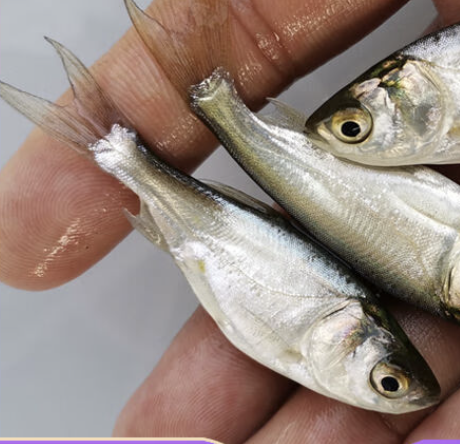
#> input picture silver carp/silver_carp0.png, 460 x 444 px, found by its file name
$ jupyter execute --allow-errors img_aug.ipynb
#> lines starting #> are read from the running program, lines starting #| are printed output that depends on the picture
[cell 1]
import os
from os.path import isfile,join
from skimage.io import imread, imsave
from matplotlib.pyplot import imshow
import numpy as np
from skimage.filters import gaussian
from skimage.exposure import rescale_intensity
from skimage.util import random_noise
from skimage import transform

[cell 2]
class Blur:
    def __init__(self, sigma):
        self.sigma = sigma
        self.code = 'blur' + str(sigma)

    def process(self, img):
        is_colour = len(img.shape)==3
        return rescale_intensity(gaussian(img, sigma=self.sigma, channel_axis=is_colour))

class FlipH:
    def __init__(self):
        self.code = 'fliph'

    def process(self, img):
        return np.fliplr(img)

class FlipV:
    def __init__(self):
        self.code = 'flipv'

    def process(self, img):
        return np.flipud(img)

class Noise:
    def __init__(self, var):
        self.var = var
        self.code = 'noise' + str(var)

    def process(self, img):
        return random_noise(img, mode='gaussian', var=self.var)

class Rotate:
    def __init__(self, angle):
        self.angle = angle
        self.code = 'rotate' + str(angle)

    def process(self, img):
        return transform.rotate(img, -self.angle)

class Zoom:
    def __init__(self, p1x, p1y, p2x, p2y):
        self.p1x = p1x
        self.p1y = p1y
        self.p2x = p2x
        self.p2y = p2y
        self.code = 'zoom'

    def process(self, img):
        h = len(img)
        w = len(img[0])

        crop_p1x = max(self.p1x, 0)
        crop_p1y = max(self.p1y, 0)
        crop_p2x = min(self.p2x, w)
        crop_p2y = min(self.p2y, h)

        cropped_img = img[crop_p1y:crop_p2y, crop_p1x:crop_p2x]

        x_pad_before = -min(0, self.p1x)
        x_pad_after  =  max(0, self.p2x-w)
        y_pad_before = -min(0, self.p1y)
        y_pad_after  =  max(0, self.p2y-h)

        padding = [(y_pad_before, y_pad_after), (x_pad_before, x_pad_after)]
        is_colour = len(img.shape) == 3
        if is_colour:
            padding.append((0,0)) # colour images have an extra dimension

        padded_img = np.pad(cropped_img, padding, 'constant')
        return transform.resize(padded_img, (h,w))

[cell 3]
img_path = 'SilverCarp/silver_carp0.png'
img = imread(img_path)
#> img is the input picture: shape (444, 460, 4); mean R, G, B, A 152.1, 135.6, 127, 255
img_aug_path = 'SilverCarp_aug'
imshow(img)

[cell 4]
img_path = 'SilverCarp/silver_carp0.png'
img = imread(img_path)
img_aug_path = 'SilverCarp_aug'

out_file_name = 'silver_carp0_fliph'
op = FlipH()
new_img = op.process(img)
#> in process, `return np.fliplr(img)`:
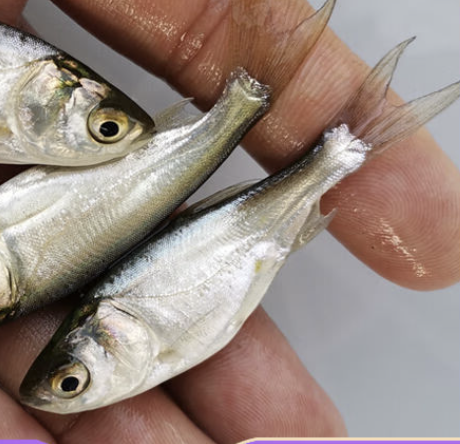
#> returned value: shape (444, 460, 4); mean of channels 0, 1, 2, 3 152.1, 135.6, 127, 255; drawn as R, G, B
imshow(new_img)

[cell 5]
op = FlipV()
new_img = op.process(img)
#> in process, `return np.flipud(img)`:
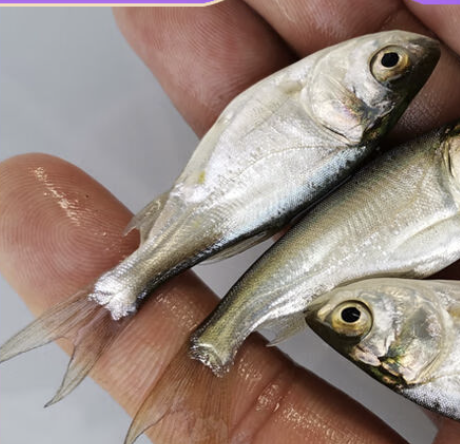
#> returned value: shape (444, 460, 4); mean of channels 0, 1, 2, 3 152.1, 135.6, 127, 255; drawn as R, G, B
imshow(new_img)

[cell 6]
op = Blur(1.0)
new_img = op.process(img)
#> in process, `return rescale_intensity(gaussian(img, sigma=self.sigma, channel_axis=..`:
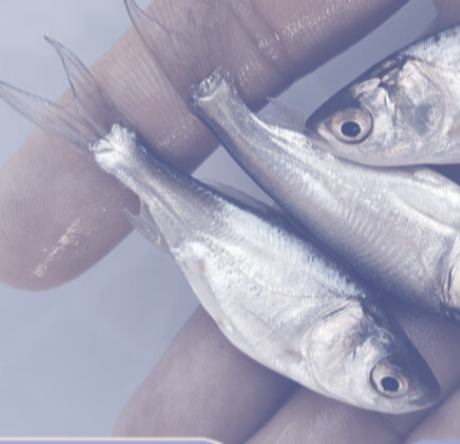
#> returned value: shape (444, 460, 4) float64; mean of channels 0, 1, 2, 3 0.569, 0.562, 0.657, 0.849; transparent parts drawn white
imshow(new_img)

[cell 7]
op = Noise(0.02)
new_img = op.process(img)
#> in process, `return random_noise(img, mode='gaussian', var=self.var)`:
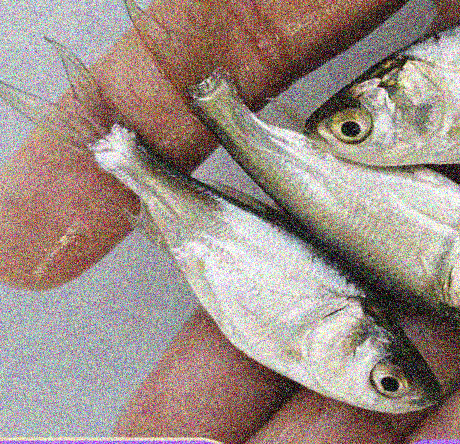
#> returned value: shape (444, 460, 4) float64; mean of channels 0, 1, 2, 3 0.596, 0.532, 0.5, 0.944; transparent parts drawn white
imshow(new_img)

[cell 8]
op = Rotate(10)
new_img = op.process(img)
#> in process, `return transform.rotate(img, -self.angle)`:
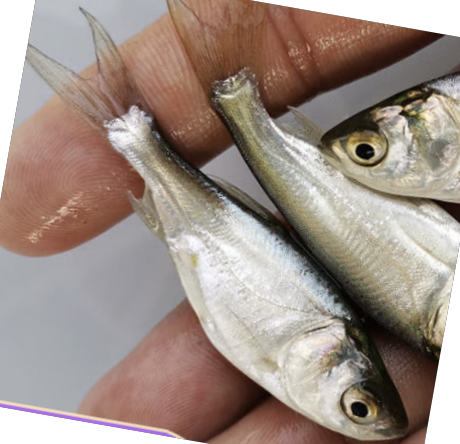
#> returned value: shape (444, 460, 4) float64; mean of channels 0, 1, 2, 3 0.551, 0.49, 0.457, 0.927; transparent parts drawn white
imshow(new_img)

[cell 9]
op = Zoom(150, 0, 300, 150)
new_img = op.process(img)
#> in process, `h = len(img)`: h = 444
#> in process, `w = len(img[0])`: w = 460
#> in process, `crop_p2x = min(self.p2x, w)`: crop_p2x = 300
#> in process, `crop_p2y = min(self.p2y, h)`: crop_p2y = 150
#> in process, `cropped_img = img[crop_p1y:crop_p2y, crop_p1x:crop_p2x]`:
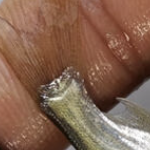
#> cropped_img: shape (150, 150, 4); mean R, G, B, A 131.8, 98, 79, 255
#> in process, `x_pad_after  =  max(0, self.p2x-w)`: x_pad_after = 0
#> in process, `padding = [(y_pad_before, y_pad_after), (x_pad_before, x_pad_after)]`: padding = [(0, 0), (0, 0)]
imshow(new_img)

[cell 10]
def build_augmented_file_name(original_name, op):
    root, ext = os.path.splitext(original_name)
    result = root
    result += '_' + op.code
    return result + ext

[cell 11]
# run this block to do image augmentation

oplist = [Blur(1.0), Blur(2.0), Blur(4.0), Rotate(5), Rotate(10), Rotate(-5), Rotate(-10), Noise(0.02), Noise(0.05)]

$ run again, with silver carp/silver_carp14.png copied over silver carp/silver_carp0.png
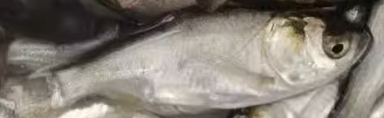
#> input picture silver carp/silver_carp14.png, 384 x 118 px, found by its file name
#> img is the input picture: shape (118, 384, 4); mean R, G, B, A 130.8, 124.3, 115.3, 255
#> h = 118
#> w = 384
#> crop_p2x = 300
#> crop_p2y = 118
#> in process, `cropped_img = img[crop_p1y:crop_p2y, crop_p1x:crop_p2x]`:
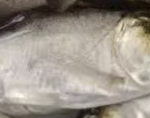
#> cropped_img: shape (118, 150, 4); mean R, G, B, A 154.9, 147.2, 136.9, 255
#> x_pad_after = 0
#> y_pad_after = 32
#> padding = [(0, 32), (0, 0)]
#> in process, `return transform.resize(padded_img, (h,w))`:
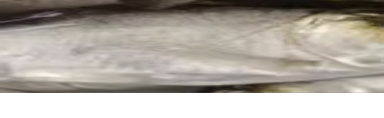
#> returned value: shape (118, 384, 4) float64; mean of channels 0, 1, 2, 3 0.478, 0.454, 0.423, 0.787; transparent parts drawn white

$ run again, with silver carp/silver_carp16.png copied over silver carp/silver_carp0.png
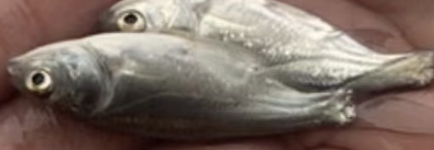
#> input picture silver carp/silver_carp16.png, 434 x 150 px, found by its file name
#> img is the input picture: shape (150, 434, 4); mean R, G, B, A 125.4, 110.2, 101, 255
#> h = 150
#> w = 434
#> crop_p2x = 300
#> crop_p2y = 150
#> in process, `cropped_img = img[crop_p1y:crop_p2y, crop_p1x:crop_p2x]`:
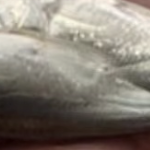
#> cropped_img: shape (150, 150, 4); mean R, G, B, A 133.2, 126.1, 116.4, 255
#> x_pad_after = 0
#> padding = [(0, 0), (0, 0)]
#> in process, `return transform.resize(padded_img, (h,w))`:
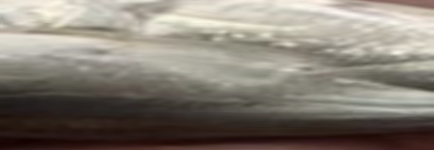
#> returned value: shape (150, 434, 4) float64; mean of channels 0, 1, 2, 3 0.522, 0.494, 0.457, 1; drawn as R, G, B
